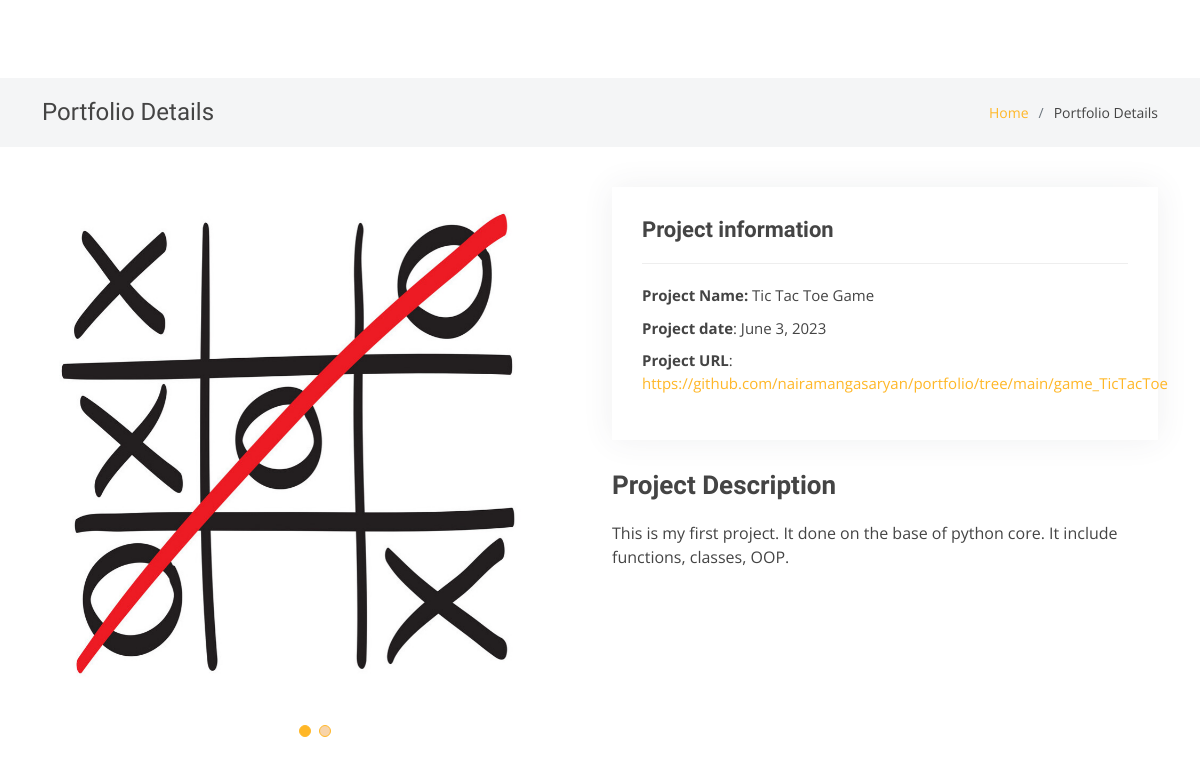
The page /portfolio_details/1 on the database as committed earlier.
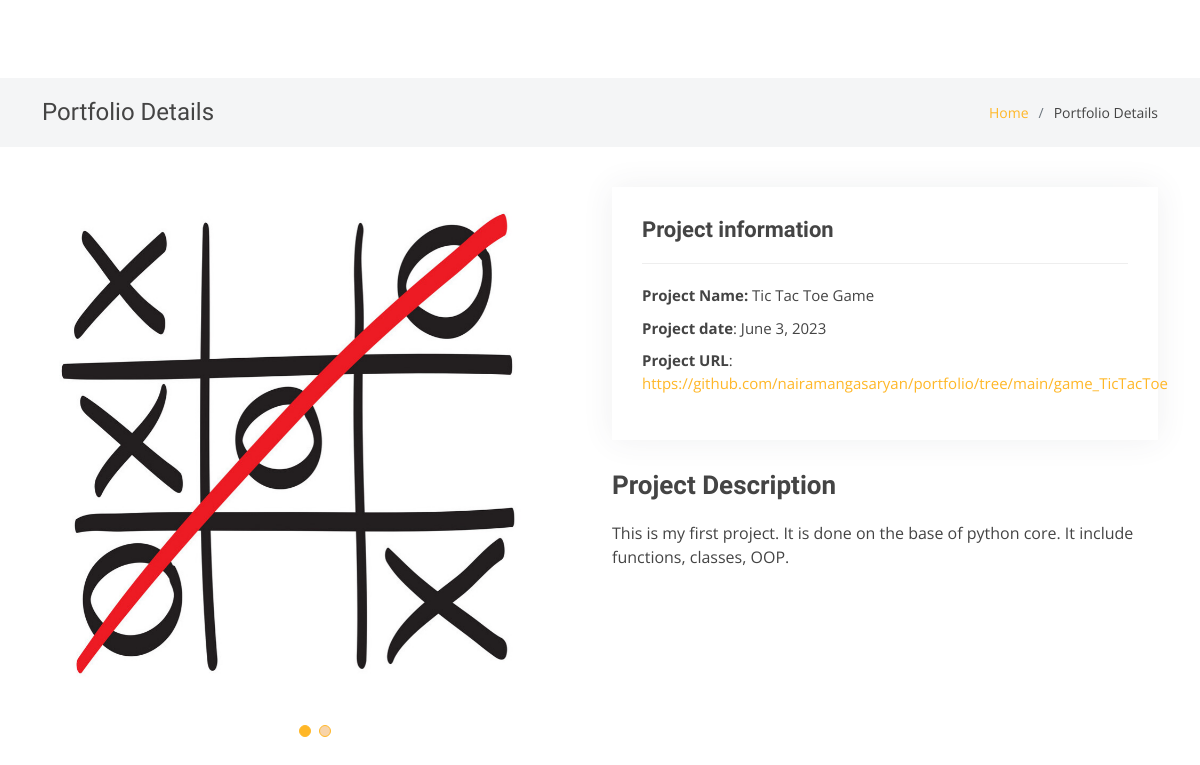
The same page on the database as committed later.
### resume/models.py (models this page shows, shortened)
class PortfolioDetails(models.Model):
    project_name = models.CharField(max_length=20)
    project_description = models.TextField(max_length=600)
    project_url = models.URLField(validators=[URLValidator])
    project_date = models.DateField(blank=True, null=True)
    project_image1 = models.ImageField(
        upload_to="Media", default=None, null=True, blank=True)
    project_image2 = models.ImageField(
        upload_to="Media", default=None, null=True, blank=True)
    project_image3 = models.ImageField(
        upload_to="Media", default=None, null=True, blank=True)
    created_on = models.DateTimeField(auto_now=True)

### resume/views.py (the view)
class PortfolioDetailView(DetailView):
    model = PortfolioDetails
    template_name = 'portfolio_details.html'
    context_object_name = 'project'

### resume/templates/portfolio_details.html (shortened to what this page needs)
{% extends "base.html" %}
{%load static %}
{% block blockcontent %}
<main id="main">
  <section class="breadcrumbs">
    <div class="container">
      <div class="d-flex justify-content-between align-items-center">
        <h2>Portfolio Details</h2>
        <ol>
          <li><a href="{%url 'home'%}">Home</a></li>
          <li>Portfolio Details</li>
        </ol>
      </div>
    </div>
  </section>
  <section id="portfolio-details" class="portfolio-details">
    <div class="container">
      <div class="row gy-4">
        <div class="col-lg-6">
          <div class="portfolio-details-slider swiper">
            <div class="swiper-wrapper align-items-center">
              <div class="swiper-slide">
                <img src="{{project.project_image1.url}}" alt="">
              </div>
            </div>
            <div class=" swiper-pagination">
            </div>
          </div>
        </div>
        <div class="col-lg-6">
          <div class="portfolio-info">
            <h3>Project information</h3>
            <ul>
              <li><strong>Project Name:</strong> {{project.project_name}}</li>
              <li><strong>Project date</strong>: {{project.project_date}}</li>
              <li><strong>Project URL</strong>: <a href="{{project.project_url}}" target="blank">
                  {{project.project_url}}</i></a>
              </li>
            </ul>
          </div>
          <div class="portfolio-description">
            <h2>Project Description</h2>
            <p>
              {{project.project_description}}
            </p>
          </div>
        </div>
      </div>
    </div>
  </section>
</main>
{%endblock%}

### resume/templates/base.html (shortened to what this page needs)
{%load static%}
<!DOCTYPE html>
<html lang="en">
<head>
    <link href="{% static 'assets/vendor/bootstrap/css/bootstrap.min.css' %}" rel="stylesheet">
    <link href="{% static 'assets/vendor/bootstrap-icons/bootstrap-icons.css' %}" rel="stylesheet">
    <link href="{% static 'assets/vendor/boxicons/css/boxicons.min.css' %}" rel="stylesheet">
    <link href="{% static 'assets/vendor/glightbox/css/glightbox.min.css' %}" rel="stylesheet">
    <link href="{% static 'assets/vendor/swiper/swiper-bundle.min.css' %}" rel="stylesheet">
    <link href="{% static 'assets/css/style.css' %}" rel="stylesheet">
</head>
<body>
    {% block blockcontent %}
    {% endblock %}
</body>
</html>

### resume/static/assets/css/style.css (style rules this page uses)
body { font-family: "Open Sans", sans-serif; color: #444444; }
a { color: #ffb727; text-decoration: none; }
h1, h2, h3, h4, h5, h6 { font-family: "Raleway", sans-serif; }
section { padding: 60px 0; }
.breadcrumbs { padding: 20px 0; background-color: #f4f5f6; min-height: 40px; margin-top: 78px; }
.breadcrumbs h2 { font-size: 24px; font-weight: 300; margin: 0; }
.breadcrumbs ol { display: flex; flex-wrap: wrap; list-style: none; padding: 0; margin: 0; font-size: 14px; }
.breadcrumbs ol li+li { padding-left: 10px; }
.breadcrumbs ol li+li::before { display: inline-block; padding-right: 10px; color: #6c757d; content: "/"; }
.portfolio-details { padding-top: 40px; }
.portfolio-details .portfolio-details-slider img { width: 500px; }
.portfolio-details .portfolio-details-slider .swiper-pagination { margin-top: 20px; position: relative; }
.portfolio-details .portfolio-info { padding: 30px; box-shadow: 0px 0 30px rgba(59, 67, 74, 0.08); }
.portfolio-details .portfolio-info h3 { font-size: 22px; font-weight: 700; margin-bottom: 20px; padding-bottom: 20px; border-bottom: 1px solid #eee; }
.portfolio-details .portfolio-info ul { list-style: none; padding: 0; font-size: 15px; }
.portfolio-details .portfolio-info ul li+li { margin-top: 10px; }
.portfolio-details .portfolio-description { padding-top: 30px; }
.portfolio-details .portfolio-description h2 { font-size: 26px; font-weight: 700; margin-bottom: 20px; }
.portfolio-details .portfolio-description p { padding: 0; }

Rows that differ between the two databases and show on the page:
changed PortfolioDetails "Tic Tac Toe Game": project_description "This is my first project. It done on the base of python core. It include functions, classes, OOP." → "This is my first project. It is done on the base of python core. It include functions, classes, OOP."
